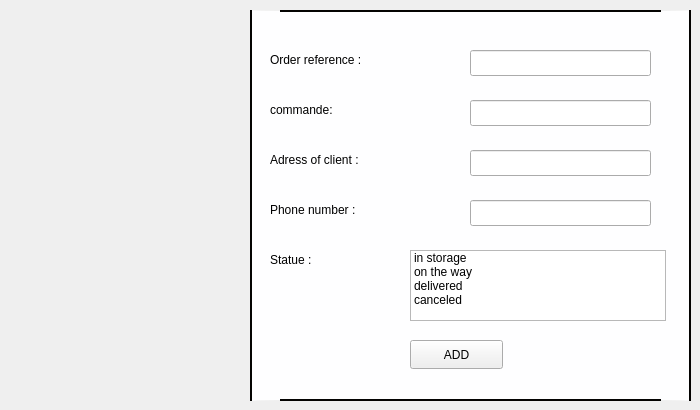
        <widget class="QWidget" name="tab_8">
         <property name="styleSheet">
          <string notr="true">
#box4_2
{
background-color:#fefeff;
border-radius:30px #040301;
	border: 2px solid #040301;
}
#saisir10_2
{border:2px solid #42b5b2;
}
#saisir11_2
{border:2px solid #42b5b2;
}
#saisir12_2
{border:2px solid #42b5b2;
}
#saisir13_2
{
border:2px solid #42b5b2; 
}
#saisir14_2
{
border:2px solid #42b5b2; 
}
#saisir15_2
{
border:2px solid #42b5b2; 
}
#name_2
{
	
	font: 12pt &quot;Berlin Sans FB&quot;;
}
#Delivery_2
{font: 12pt &quot;Berlin Sans FB&quot;;
}
#nameproduct_2
{font: 12pt &quot;Berlin Sans FB&quot;;
}
#add_2
{
color: #42b5b2; 
font: 12pt &quot;Berlin Sans FB&quot;;
}
#numberproduct_2
{
	font: 12pt &quot;Berlin Sans FB&quot;;
}
#paymentmethod_2
{
	font: 12pt &quot;Berlin Sans FB&quot;;
}
#Price_2
{
	font: 12pt &quot;Berlin Sans FB&quot;;
}
#label_5
{font: 12pt &quot;Berlin Sans FB&quot;;
}
#lineEdit_11
{border:2px solid #42b5b2;
}



</string>
         </property>
         <attribute name="title">
          <string>New</string>
         </attribute>
         <widget class="QWidget" name="box4_2" native="true">
          <property name="geometry">
           <rect>
            <x>250</x>
            <y>10</y>
            <width>441</width>
            <height>391</height>
           </rect>
          </property>
          <widget class="QLabel" name="nameproduct_2">
           <property name="geometry">
            <rect>
             <x>20</x>
             <y>90</y>
             <width>81</width>
             <height>20</height>
            </rect>
           </property>
           <property name="text">
            <string>commande:</string>
           </property>
          </widget>
          <widget class="QLabel" name="Price_2">
           <property name="geometry">
            <rect>
             <x>20</x>
             <y>190</y>
             <width>141</width>
             <height>20</height>
            </rect>
           </property>
           <property name="text">
            <string>Phone number :</string>
           </property>
          </widget>
          <widget class="QLabel" name="numberproduct_2">
           <property name="geometry">
            <rect>
             <x>20</x>
             <y>40</y>
             <width>181</width>
             <height>20</height>
            </rect>
           </property>
           <property name="text">
            <string>Order reference :</string>
           </property>
          </widget>
          <widget class="QLabel" name="name_2">
           <property name="geometry">
            <rect>
             <x>20</x>
             <y>140</y>
             <width>121</width>
             <height>20</height>
            </rect>
           </property>
           <property name="text">
            <string>Adress of client :</string>
           </property>
          </widget>
          <widget class="QLabel" name="paymentmethod_2">
           <property name="geometry">
            <rect>
             <x>20</x>
             <y>240</y>
             <width>161</width>
             <height>20</height>
            </rect>
           </property>
           <property name="text">
            <string>Statue :</string>
           </property>
          </widget>
          <widget class="QLineEdit" name="lineEdit_id_L">
           <property name="geometry">
            <rect>
             <x>220</x>
             <y>40</y>
             <width>181</width>
             <height>26</height>
            </rect>
           </property>
          </widget>
          <widget class="QLineEdit" name="lineEdit_id_commande">
           <property name="geometry">
            <rect>
             <x>220</x>
             <y>90</y>
             <width>181</width>
             <height>26</height>
            </rect>
           </property>
          </widget>
          <widget class="QLineEdit" name="lineEdit_adress_L">
           <property name="geometry">
            <rect>
             <x>220</x>
             <y>140</y>
             <width>181</width>
             <height>26</height>
            </rect>
           </property>
          </widget>
          <widget class="QLineEdit" name="lineEdit_num_client">
           <property name="geometry">
            <rect>
             <x>220</x>
             <y>190</y>
             <width>181</width>
             <height>26</height>
            </rect>
           </property>
          </widget>
          <widget class="QPushButton" name="pushButton_ajouter">
           <property name="geometry">
            <rect>
             <x>160</x>
             <y>330</y>
             <width>93</width>
             <height>29</height>
            </rect>
           </property>
           <property name="text">
            <string>ADD</string>
           </property>
          </widget>
          <widget class="QListWidget" name="listWidget_statut_L">
           <property name="geometry">
            <rect>
             <x>160</x>
             <y>240</y>
             <width>256</width>
             <height>71</height>
            </rect>
           </property>
           <item>
            <property name="text">
             <string>in storage</string>
            </property>
           </item>
           <item>
            <property name="text">
             <string>on the way</string>
            </property>
           </item>
           <item>
            <property name="text">
             <string>delivered</string>
            </property>
           </item>
           <item>
            <property name="text">
             <string>canceled</string>
            </property>
           </item>
          </widget>
         </widget>
        </widget>
